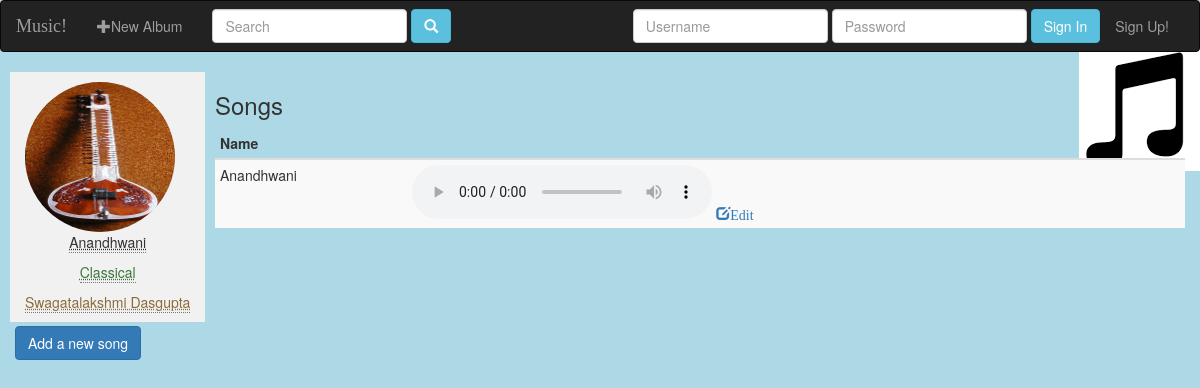
Page /14/ on the committed database.
### music/models.py (models this page shows, shortened)
class Album(models.Model):
    album_title = models.CharField(max_length=1000)
    artist = models.CharField(max_length=100)
    genre = models.CharField(max_length=100)
    album_logo = models.ImageField()
    user = models.ForeignKey(User,default=1)     #1 = admin user

class Song(models.Model):
    song_title = models.CharField(max_length=100)
    album = models.ForeignKey(Album,on_delete=models.CASCADE)
    is_fav = models.BooleanField(default=False)
    audio_file = models.FileField()

### music/views.py (the view)
# urls.py: url(r'^(?P<pk>\d+)/$',views.DetailView.as_view(),name='album_detail'),
class DetailView(generic.DetailView):
    model = Album
    context_object_name = 'a'
    template_name='music/album_detail.html'

### music/templates/music/album_detail.html (shortened to what this page needs)
{% extends 'music/base_template.html' %}
{% block body %}
    <div class="container-fluid pull-left" style="margin-left:10px; border:1px green; background-color:#f2f1f1; padding-top:10px;">
        <img src="{{ MEDIA_URL }}{{a.album_logo.url}}" class="img-circle" height="150px" width="150px">
        <p class="text-center"> <abbr title="Album Title"> {{a.album_title}} </abbr> </p>
        <p class="text-center text-success"> <abbr title="Genre"> {{a.genre}} </abbr> </p>
        <p class="text-center text-warning"> <abbr title="Artist"> {{a.artist}} </abbr> </p>
    </div>
    {% if a.song_set.all%}
        <div class="container-fluid col-md-offset-2">
            <h3>Songs</h3>
            <table class="table table-condensed table-striped">
                <thead>
                    <tr>
                        <th>Name</th>
                        <th></th>
                    </tr>
                </thead>
                <tbody>
                    {%for song in a.song_set.all%}
                        <tr>
                            <td>{{song.song_title}}</td>
                            <td>
                                <audio controls>
                                    <source src="{{song.audio_file.url}}" type="audio/mpeg">
                                </audio>
                                <a href="{% url 'music:update_song' song.id%}">
                                    <span class="glyphicon glyphicon-edit">Edit</span>
                                </a>
                            </td>
                        </tr>
                    {%endfor%}
                </tbody>
            </table>
        </div>
    {% else %}
        <h3 class="col-md-offset-2">Sorry there are no songs in this album</h3>
    {% endif %}
    <div class="container-fluid pull-left" style="margin-top:4px;">
            <a href="{% url 'music:add_song' a.id %}" class="btn btn-primary">Add a new song</a>
    </div>
{% endblock body %}

### music/static/music/style.css (style rules this page uses)
.table { padding-right:0px; border-spacing: 0px; }
body { background-image: url('music_icon.png'); background-position: right 50px; background-repeat: no-repeat; background-color: lightblue; }

### rows in the picture
Album: album_logo (picture), album_title "Anandhwani", genre "Classical", artist "Swagatalakshmi Dasgupta"
Song: song_title "Anandhwani"
